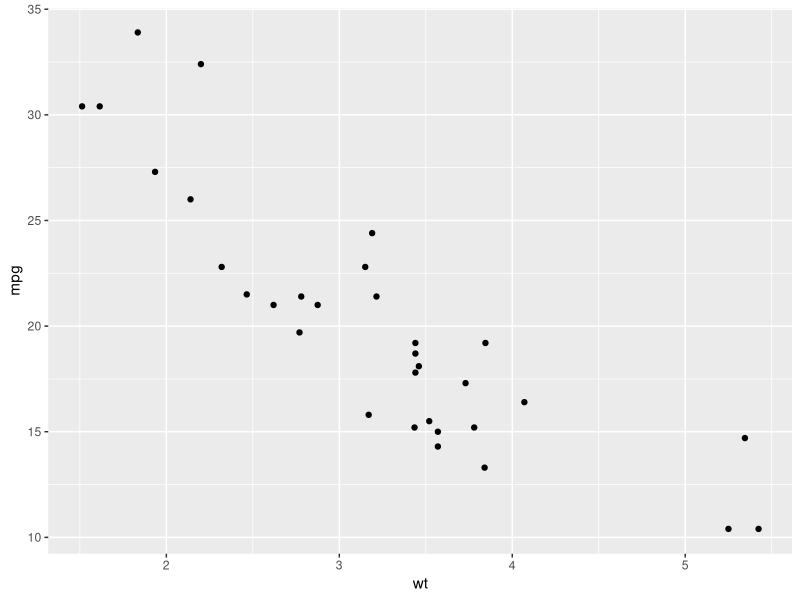
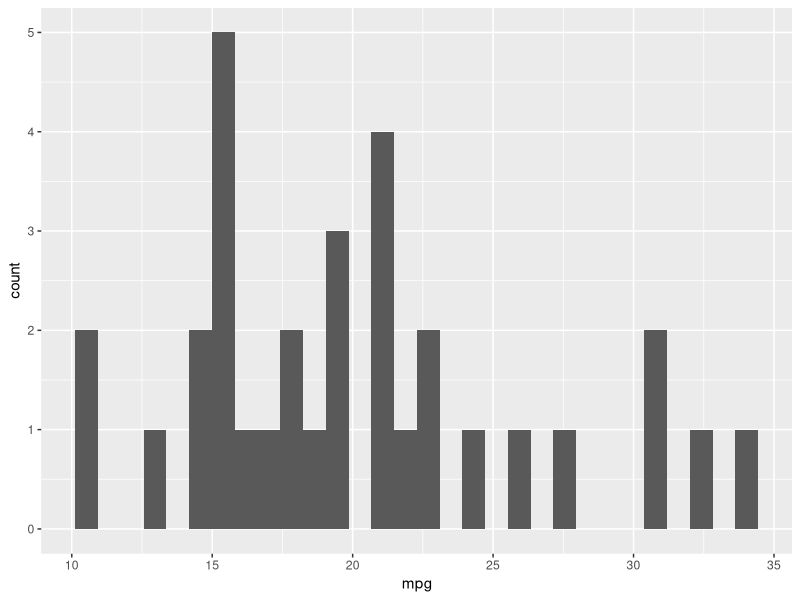
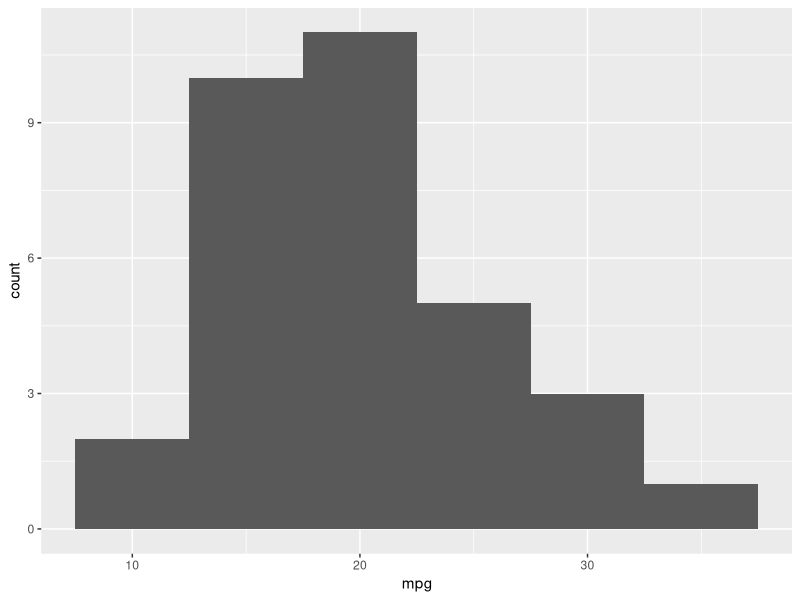
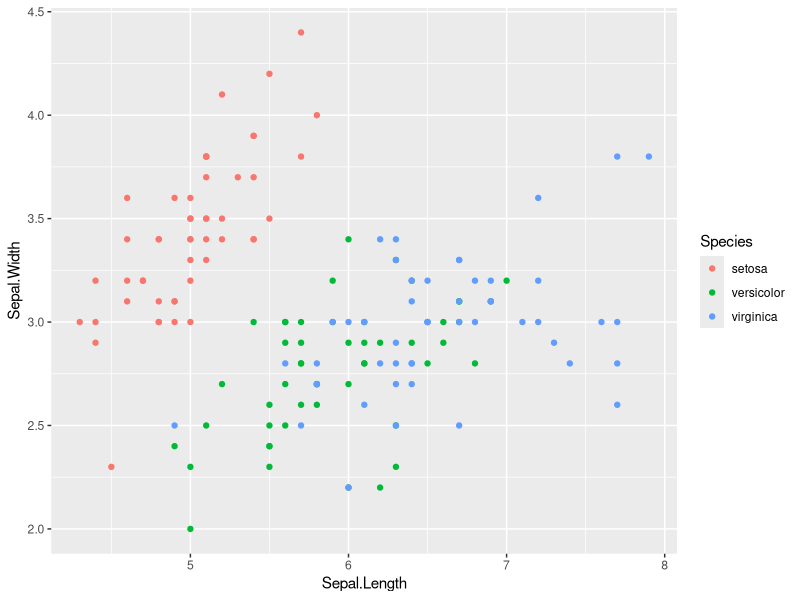
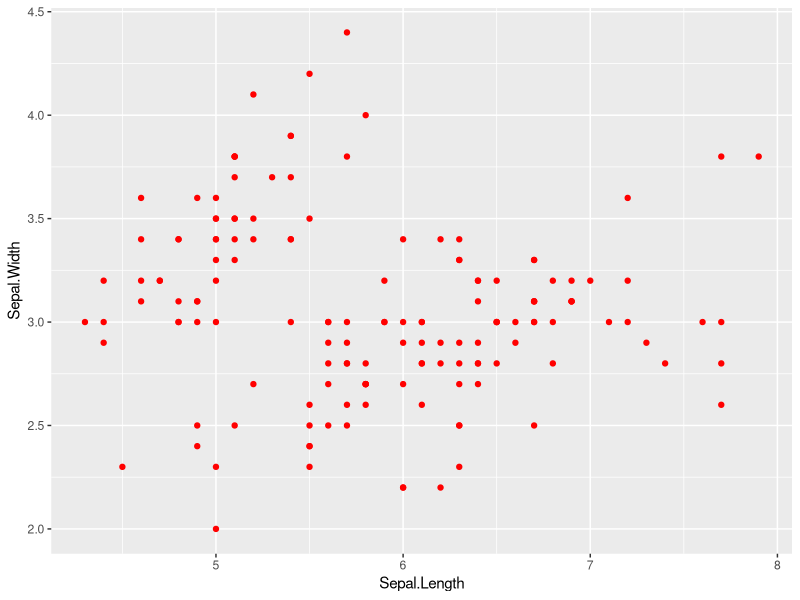
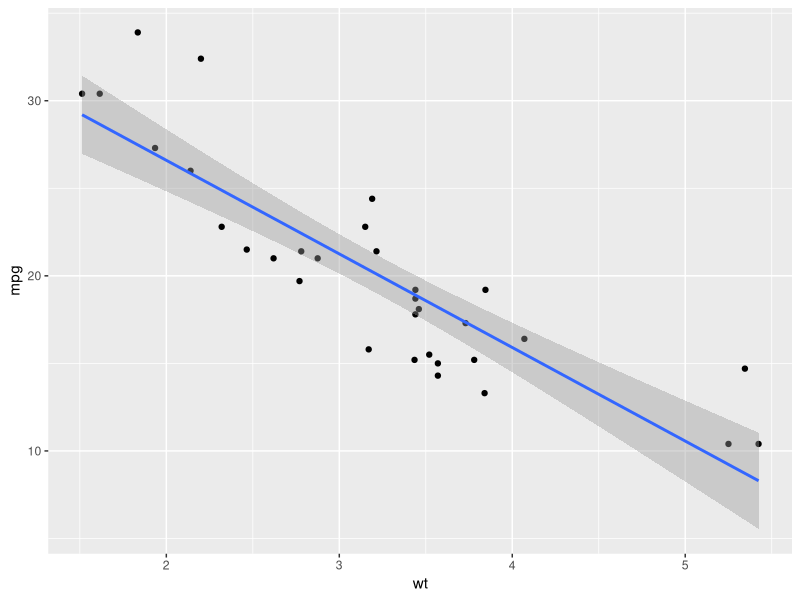
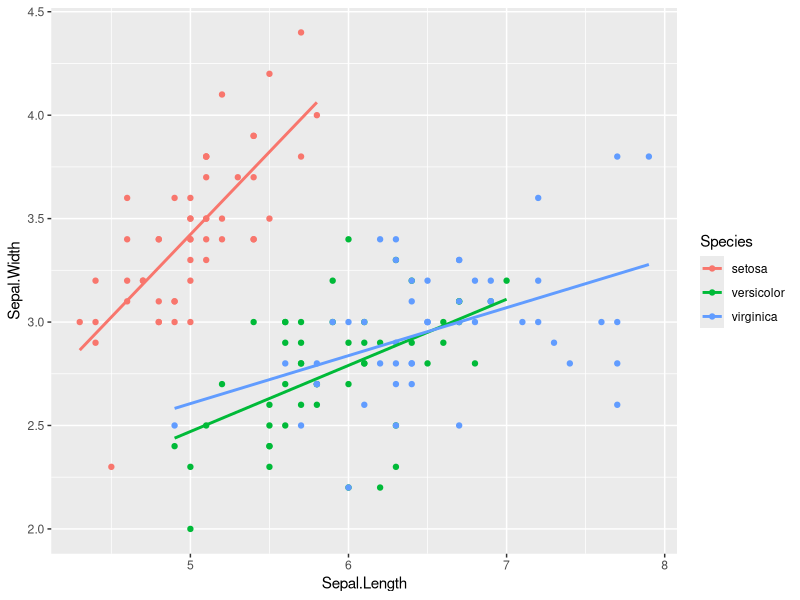

The R source for these figures, in order: (Note: this script raises an error after producing the figures.)
## ---- chunk 1
# always remember to load the package
library(ggplot2)
## ---- chunk 2
# first layer         aesthetics              geometric shape
ggplot(data = mtcars, aes(x = wt, y = mpg)) + geom_point()
## ---- chunk 3
ggplot(data = mtcars, aes(x = mpg)) + geom_histogram()
## ---- chunk 4
ggplot(data = mtcars, aes(x = mpg)) + geom_histogram(binwidth = 5)
## ---- chunk 5
ggplot(data = iris, aes(x = Sepal.Length, y = Sepal.Width, color = Species)) +
  geom_point()
## ---- chunk 6
ggplot(data = iris, aes(x = Sepal.Length, y = Sepal.Width)) +
  geom_point(color = "red")
## ---- chunk 7
ggplot(data = mtcars, aes(x = wt, y = mpg)) +
  geom_point() +
  geom_smooth(method = "lm")
## ---- chunk 8
ggplot(data = iris, aes(x = Sepal.Length, y = Sepal.Width, color = Species)) +
  geom_point() +
  geom_smooth(method = "lm", se = FALSE)
## ---- chunk 9
knitr::knit("part_ii_basics.Rmd")
## ---- chunk 10
ggplot(data = statisticians, aes(x = older_than_50, fill = disease)) +
  geom_bar()
## ---- chunk 11
ggplot(statisticians, aes(x = disease, y = age)) + geom_boxplot()
## ---- chunk 12
ggplot(iris, aes(x = Sepal.Length, y = Sepal.Width, color = Species)) +
  geom_point() +
  geom_smooth(method = "lm", se = FALSE) +
  facet_wrap(~ Species)
